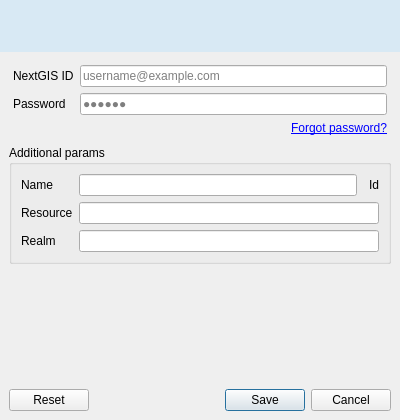
<?xml version="1.0" encoding="UTF-8"?>
<ui version="4.0">
 <class>AuthConfigEditDialogBase</class>
 <widget class="QWidget" name="AuthConfigEditDialogBase">
  <property name="geometry">
   <rect>
    <x>0</x>
    <y>0</y>
    <width>400</width>
    <height>420</height>
   </rect>
  </property>
  <property name="sizePolicy">
   <sizepolicy hsizetype="Preferred" vsizetype="Minimum">
    <horstretch>0</horstretch>
    <verstretch>0</verstretch>
   </sizepolicy>
  </property>
  <property name="windowTitle">
   <string/>
  </property>
  <layout class="QVBoxLayout" name="verticalLayout">
   <property name="leftMargin">
    <number>0</number>
   </property>
   <property name="topMargin">
    <number>0</number>
   </property>
   <property name="rightMargin">
    <number>0</number>
   </property>
   <property name="bottomMargin">
    <number>0</number>
   </property>
   <item>
    <widget class="QWidget" name="header" native="true">
     <property name="styleSheet">
      <string notr="true">background-color: #d8e9f4;</string>
     </property>
     <layout class="QHBoxLayout" name="horizontalLayout">
      <property name="topMargin">
       <number>16</number>
      </property>
      <property name="bottomMargin">
       <number>16</number>
      </property>
      <item>
       <widget class="QLabel" name="logo_label">
        <property name="text">
         <string/>
        </property>
       </widget>
      </item>
      <item>
       <spacer name="horizontalSpacer">
        <property name="orientation">
         <enum>Qt::Horizontal</enum>
        </property>
        <property name="sizeHint" stdset="0">
         <size>
          <width>40</width>
          <height>20</height>
         </size>
        </property>
       </spacer>
      </item>
     </layout>
    </widget>
   </item>
   <item>
    <widget class="QWidget" name="body" native="true">
     <layout class="QVBoxLayout" name="verticalLayout_2">
      <property name="topMargin">
       <number>3</number>
      </property>
      <item>
       <widget class="QWidget" name="auth_params_groupbox" native="true">
        <layout class="QVBoxLayout" name="verticalLayout_3">
         <property name="leftMargin">
          <number>4</number>
         </property>
         <property name="topMargin">
          <number>4</number>
         </property>
         <property name="rightMargin">
          <number>4</number>
         </property>
         <property name="bottomMargin">
          <number>4</number>
         </property>
         <item>
          <layout class="QGridLayout" name="gridLayout">
           <item row="0" column="0">
            <widget class="QLabel" name="login_label">
             <property name="toolTip">
              <string>Email address you used to sign up for NextGIS</string>
             </property>
             <property name="text">
              <string>NextGIS ID</string>
             </property>
            </widget>
           </item>
           <item row="0" column="1">
            <widget class="QLineEdit" name="username_lineedit">
             <property name="toolTip">
              <string>Email address you used to sign up for NextGIS</string>
             </property>
             <property name="placeholderText">
              <string>username@example.com</string>
             </property>
            </widget>
           </item>
           <item row="1" column="0">
            <widget class="QLabel" name="password_label">
             <property name="toolTip">
              <string>&lt;html&gt;&lt;head/&gt;&lt;body&gt;&lt;p&gt;Password for your NextGIS ID. &lt;br/&gt;&lt;br/&gt;Signed up for NextGIS via &lt;span style=&quot; font-weight:700;&quot;&gt;Google&lt;/span&gt;? You need a separate password for NextGIS Connect. Use &lt;span style=&quot; font-weight:700;&quot;&gt;Forgot password&lt;/span&gt; to set one.&lt;/p&gt;&lt;/body&gt;&lt;/html&gt;</string>
             </property>
             <property name="text">
              <string>Password</string>
             </property>
            </widget>
           </item>
           <item row="1" column="1">
            <widget class="QgsPasswordLineEdit" name="password_lineedit">
             <property name="toolTip">
              <string>&lt;html&gt;&lt;head/&gt;&lt;body&gt;&lt;p&gt;Password for your NextGIS ID. &lt;br/&gt;&lt;br/&gt;Signed up for NextGIS via &lt;span style=&quot; font-weight:700;&quot;&gt;Google&lt;/span&gt;? You need a separate password for NextGIS Connect. Use &lt;span style=&quot; font-weight:700;&quot;&gt;Forgot password&lt;/span&gt; to set one.&lt;/p&gt;&lt;/body&gt;&lt;/html&gt;</string>
             </property>
             <property name="placeholderText">
              <string>●●●●●●</string>
             </property>
            </widget>
           </item>
          </layout>
         </item>
         <item>
          <widget class="QLabel" name="forgot_label">
           <property name="text">
            <string>&lt;a href=&quot;#forgot&quot;&gt;Forgot password?&lt;/a&gt;</string>
           </property>
           <property name="alignment">
            <set>Qt::AlignRight|Qt::AlignTrailing|Qt::AlignVCenter</set>
           </property>
          </widget>
         </item>
        </layout>
       </widget>
      </item>
      <item>
       <widget class="QgsCollapsibleGroupBox" name="additional_groupbox">
        <property name="sizePolicy">
         <sizepolicy hsizetype="Preferred" vsizetype="MinimumExpanding">
          <horstretch>0</horstretch>
          <verstretch>0</verstretch>
         </sizepolicy>
        </property>
        <property name="title">
         <string>Additional params</string>
        </property>
        <property name="flat">
         <bool>true</bool>
        </property>
        <property name="collapsed">
         <bool>true</bool>
        </property>
        <layout class="QFormLayout" name="formLayout_2">
         <item row="0" column="0">
          <widget class="QLabel" name="label_2">
           <property name="text">
            <string>Name</string>
           </property>
          </widget>
         </item>
         <item row="1" column="0">
          <widget class="QLabel" name="label_6">
           <property name="text">
            <string>Resource</string>
           </property>
          </widget>
         </item>
         <item row="1" column="1">
          <widget class="QLineEdit" name="resource_lineedit"/>
         </item>
         <item row="2" column="0">
          <widget class="QLabel" name="label">
           <property name="text">
            <string>Realm</string>
           </property>
          </widget>
         </item>
         <item row="2" column="1">
          <widget class="QLineEdit" name="realm_lineedit"/>
         </item>
         <item row="0" column="1">
          <layout class="QHBoxLayout" name="horizontalLayout_2">
           <property name="spacing">
            <number>12</number>
           </property>
           <item>
            <widget class="QLineEdit" name="name_lineedit"/>
           </item>
           <item>
            <layout class="QHBoxLayout" name="id_layout">
             <property name="spacing">
              <number>6</number>
             </property>
             <item>
              <widget class="QLabel" name="label_5">
               <property name="text">
                <string>Id</string>
               </property>
              </widget>
             </item>
            </layout>
           </item>
          </layout>
         </item>
        </layout>
       </widget>
      </item>
      <item>
       <spacer name="verticalSpacer">
        <property name="orientation">
         <enum>Qt::Vertical</enum>
        </property>
        <property name="sizeHint" stdset="0">
         <size>
          <width>20</width>
          <height>0</height>
         </size>
        </property>
       </spacer>
      </item>
      <item>
       <widget class="QDialogButtonBox" name="button_box">
        <property name="standardButtons">
         <set>QDialogButtonBox::Cancel|QDialogButtonBox::Reset|QDialogButtonBox::Save</set>
        </property>
       </widget>
      </item>
     </layout>
    </widget>
   </item>
  </layout>
 </widget>
 <customwidgets>
  <customwidget>
   <class>QgsCollapsibleGroupBox</class>
   <extends>QGroupBox</extends>
   <header>qgscollapsiblegroupbox.h</header>
   <container>1</container>
  </customwidget>
  <customwidget>
   <class>QgsPasswordLineEdit</class>
   <extends>QLineEdit</extends>
   <header>qgspasswordlineedit.h</header>
  </customwidget>
 </customwidgets>
 <tabstops>
  <tabstop>username_lineedit</tabstop>
  <tabstop>password_lineedit</tabstop>
  <tabstop>additional_groupbox</tabstop>
  <tabstop>name_lineedit</tabstop>
 </tabstops>
 <resources/>
 <connections/>
</ui>
